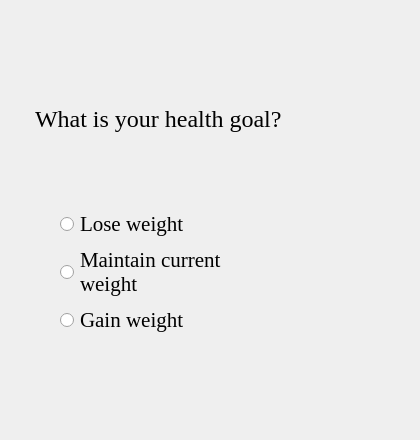
         <widget class="QWidget" name="goalinputpage">
          <widget class="QWidget" name="verticalLayoutWidget_7">
           <property name="geometry">
            <rect>
             <x>10</x>
             <y>10</y>
             <width>401</width>
             <height>421</height>
            </rect>
           </property>
           <layout class="QVBoxLayout" name="goalinputlayout">
            <property name="leftMargin">
             <number>25</number>
            </property>
            <property name="topMargin">
             <number>25</number>
            </property>
            <property name="rightMargin">
             <number>25</number>
            </property>
            <property name="bottomMargin">
             <number>25</number>
            </property>
            <item>
             <widget class="QLabel" name="goalquerylabel">
              <property name="sizePolicy">
               <sizepolicy hsizetype="MinimumExpanding" vsizetype="Fixed">
                <horstretch>0</horstretch>
                <verstretch>0</verstretch>
               </sizepolicy>
              </property>
              <property name="font">
               <font>
                <family>Georgia</family>
                <pointsize>18</pointsize>
                <kerning>true</kerning>
               </font>
              </property>
              <property name="text">
               <string>What is your health goal?</string>
              </property>
              <property name="wordWrap">
               <bool>true</bool>
              </property>
             </widget>
            </item>
            <item>
             <layout class="QVBoxLayout" name="verticalLayout">
              <property name="leftMargin">
               <number>25</number>
              </property>
              <item>
               <widget class="QRadioButton" name="loseweightrb">
                <property name="font">
                 <font>
                  <family>Georgia</family>
                  <pointsize>16</pointsize>
                  <kerning>true</kerning>
                 </font>
                </property>
                <property name="text">
                 <string>Lose weight</string>
                </property>
               </widget>
              </item>
              <item>
               <widget class="QRadioButton" name="maintainweightrb">
                <property name="font">
                 <font>
                  <family>Georgia</family>
                  <pointsize>16</pointsize>
                  <kerning>true</kerning>
                 </font>
                </property>
                <property name="text">
                 <string>Maintain current 
weight</string>
                </property>
               </widget>
              </item>
              <item>
               <widget class="QRadioButton" name="gainweightrb">
                <property name="font">
                 <font>
                  <family>Georgia</family>
                  <pointsize>16</pointsize>
                  <kerning>true</kerning>
                 </font>
                </property>
                <property name="text">
                 <string>Gain weight</string>
                </property>
               </widget>
              </item>
             </layout>
            </item>
           </layout>
          </widget>
         </widget>
